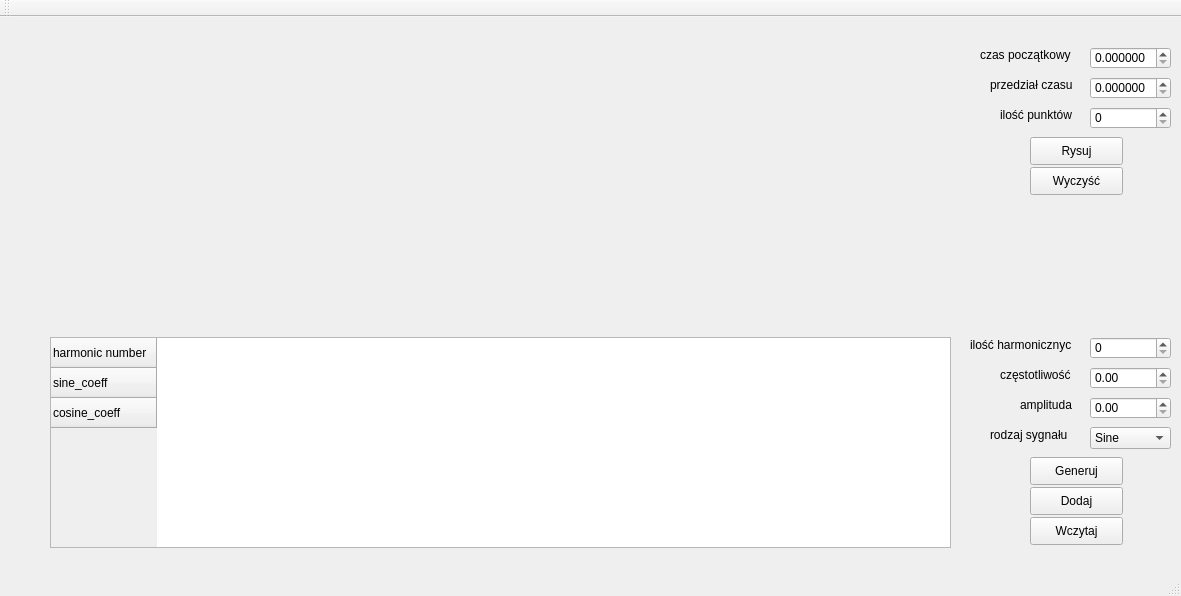
<?xml version="1.0" encoding="UTF-8"?>
<ui version="4.0">
 <class>MainWindow</class>
 <widget class="QMainWindow" name="MainWindow">
  <property name="geometry">
   <rect>
    <x>0</x>
    <y>0</y>
    <width>1181</width>
    <height>596</height>
   </rect>
  </property>
  <property name="windowTitle">
   <string>MainWindow</string>
  </property>
  <property name="statusTip">
   <string extracomment="Rysuje sygnał dla obecnego szeregu fouriera"/>
  </property>
  <property name="whatsThis">
   <string extracomment="Rysuje sygnał dla obecnego szeregu fouriera"/>
  </property>
  <widget class="QWidget" name="centralWidget">
   <widget class="QPushButton" name="btn_generate">
    <property name="geometry">
     <rect>
      <x>1030</x>
      <y>440</y>
      <width>93</width>
      <height>28</height>
     </rect>
    </property>
    <property name="text">
     <string>Generuj</string>
    </property>
   </widget>
   <widget class="QPushButton" name="btn_clear">
    <property name="geometry">
     <rect>
      <x>1030</x>
      <y>150</y>
      <width>93</width>
      <height>28</height>
     </rect>
    </property>
    <property name="text">
     <string>Wyczyść</string>
    </property>
   </widget>
   <widget class="QLabel" name="label">
    <property name="geometry">
     <rect>
      <x>970</x>
      <y>320</y>
      <width>151</width>
      <height>16</height>
     </rect>
    </property>
    <property name="text">
     <string>ilość harmonicznyc</string>
    </property>
   </widget>
   <widget class="QLabel" name="label_2">
    <property name="geometry">
     <rect>
      <x>1000</x>
      <y>350</y>
      <width>141</width>
      <height>16</height>
     </rect>
    </property>
    <property name="text">
     <string>częstotliwość</string>
    </property>
   </widget>
   <widget class="QCustomPlot" name="plot" native="true">
    <property name="geometry">
     <rect>
      <x>50</x>
      <y>20</y>
      <width>901</width>
      <height>291</height>
     </rect>
    </property>
    <property name="statusTip">
     <string comment="Rysuje sygnał dla obecnego szeregu fouriera"/>
    </property>
    <property name="accessibleName">
     <string>Rysuje sygnał dla obecnego szeregu fouriera</string>
    </property>
    <property name="accessibleDescription">
     <string>Rysuje sygnał dla obecnego szeregu fouriera</string>
    </property>
   </widget>
   <widget class="QDoubleSpinBox" name="t_0">
    <property name="geometry">
     <rect>
      <x>1090</x>
      <y>30</y>
      <width>81</width>
      <height>22</height>
     </rect>
    </property>
    <property name="decimals">
     <number>6</number>
    </property>
   </widget>
   <widget class="QSpinBox" name="points">
    <property name="geometry">
     <rect>
      <x>1090</x>
      <y>90</y>
      <width>81</width>
      <height>22</height>
     </rect>
    </property>
    <property name="maximum">
     <number>1000</number>
    </property>
   </widget>
   <widget class="QDoubleSpinBox" name="delta_t">
    <property name="geometry">
     <rect>
      <x>1090</x>
      <y>60</y>
      <width>81</width>
      <height>22</height>
     </rect>
    </property>
    <property name="decimals">
     <number>6</number>
    </property>
   </widget>
   <widget class="QLabel" name="label_5">
    <property name="geometry">
     <rect>
      <x>980</x>
      <y>30</y>
      <width>131</width>
      <height>16</height>
     </rect>
    </property>
    <property name="text">
     <string>czas początkowy</string>
    </property>
   </widget>
   <widget class="QLabel" name="label_6">
    <property name="geometry">
     <rect>
      <x>990</x>
      <y>60</y>
      <width>121</width>
      <height>16</height>
     </rect>
    </property>
    <property name="text">
     <string>przedział czasu</string>
    </property>
   </widget>
   <widget class="QLabel" name="label_7">
    <property name="geometry">
     <rect>
      <x>1000</x>
      <y>90</y>
      <width>101</width>
      <height>16</height>
     </rect>
    </property>
    <property name="text">
     <string>ilość punktów</string>
    </property>
   </widget>
   <widget class="QTableWidget" name="table">
    <property name="geometry">
     <rect>
      <x>50</x>
      <y>320</y>
      <width>901</width>
      <height>211</height>
     </rect>
    </property>
    <row>
     <property name="text">
      <string>harmonic number</string>
     </property>
    </row>
    <row>
     <property name="text">
      <string>sine_coeff</string>
     </property>
    </row>
    <row>
     <property name="text">
      <string>cosine_coeff</string>
     </property>
    </row>
   </widget>
   <widget class="QPushButton" name="btn_plot">
    <property name="geometry">
     <rect>
      <x>1030</x>
      <y>120</y>
      <width>93</width>
      <height>28</height>
     </rect>
    </property>
    <property name="toolTip">
     <string comment="Rysuje sygnał dla obecnego szeregu fouriera" extracomment="Rysuje sygnał dla obecnego szeregu fouriera"/>
    </property>
    <property name="statusTip">
     <string comment="Rysuje sygnał dla obecnego szeregu fouriera"/>
    </property>
    <property name="whatsThis">
     <string comment="Rysuje sygnał dla obecnego szeregu fouriera" extracomment="Rysuje sygnał dla obecnego szeregu fouriera">Rysuje wykres przebiegu dla obecnego szeregu fouriera</string>
    </property>
    <property name="accessibleDescription">
     <string comment="Rysuje sygnał dla obecnego szeregu fouriera" extracomment="Rysuje sygnał dla obecnego szeregu fouriera"/>
    </property>
    <property name="text">
     <string>Rysuj</string>
    </property>
   </widget>
   <widget class="QSpinBox" name="spinBox_maxHarmonic">
    <property name="geometry">
     <rect>
      <x>1090</x>
      <y>320</y>
      <width>81</width>
      <height>22</height>
     </rect>
    </property>
    <property name="maximum">
     <number>999</number>
    </property>
   </widget>
   <widget class="QDoubleSpinBox" name="doubleSpinBox_freq">
    <property name="geometry">
     <rect>
      <x>1090</x>
      <y>350</y>
      <width>81</width>
      <height>22</height>
     </rect>
    </property>
   </widget>
   <widget class="QComboBox" name="comboBox_waveType">
    <property name="geometry">
     <rect>
      <x>1090</x>
      <y>410</y>
      <width>81</width>
      <height>22</height>
     </rect>
    </property>
    <item>
     <property name="text">
      <string>Sine</string>
     </property>
    </item>
    <item>
     <property name="text">
      <string>Pulse</string>
     </property>
    </item>
    <item>
     <property name="text">
      <string>Triangle</string>
     </property>
    </item>
    <item>
     <property name="text">
      <string>Sawtooth</string>
     </property>
    </item>
   </widget>
   <widget class="QLabel" name="label_3">
    <property name="geometry">
     <rect>
      <x>990</x>
      <y>410</y>
      <width>111</width>
      <height>16</height>
     </rect>
    </property>
    <property name="text">
     <string>rodzaj sygnału</string>
    </property>
   </widget>
   <widget class="QDoubleSpinBox" name="doubleSpinBox_amp">
    <property name="geometry">
     <rect>
      <x>1090</x>
      <y>380</y>
      <width>81</width>
      <height>22</height>
     </rect>
    </property>
   </widget>
   <widget class="QLabel" name="label_4">
    <property name="geometry">
     <rect>
      <x>1020</x>
      <y>380</y>
      <width>121</width>
      <height>16</height>
     </rect>
    </property>
    <property name="text">
     <string>amplituda</string>
    </property>
   </widget>
   <widget class="QPushButton" name="pushButton_load">
    <property name="geometry">
     <rect>
      <x>1030</x>
      <y>500</y>
      <width>93</width>
      <height>28</height>
     </rect>
    </property>
    <property name="text">
     <string>Wczytaj</string>
    </property>
   </widget>
   <widget class="QPushButton" name="pushButton_addHarmonic">
    <property name="geometry">
     <rect>
      <x>1030</x>
      <y>470</y>
      <width>93</width>
      <height>28</height>
     </rect>
    </property>
    <property name="statusTip">
     <string comment="Rysuje sygnał dla obecnego szeregu fouriera" extracomment="Rysuje sygnał dla obecnego szeregu fouriera"/>
    </property>
    <property name="whatsThis">
     <string comment="Rysuje sygnał dla obecnego szeregu fouriera"/>
    </property>
    <property name="text">
     <string>Dodaj</string>
    </property>
   </widget>
  </widget>
  <widget class="QToolBar" name="mainToolBar">
   <attribute name="toolBarArea">
    <enum>TopToolBarArea</enum>
   </attribute>
   <attribute name="toolBarBreak">
    <bool>false</bool>
   </attribute>
  </widget>
  <widget class="QStatusBar" name="statusBar"/>
  <action name="actionget_info">
   <property name="text">
    <string>get info</string>
   </property>
  </action>
 </widget>
 <layoutdefault spacing="6" margin="11"/>
 <customwidgets>
  <customwidget>
   <class>QCustomPlot</class>
   <extends>QWidget</extends>
   <header>qcustomplot.h</header>
   <container>1</container>
  </customwidget>
 </customwidgets>
 <resources/>
 <connections/>
</ui>
